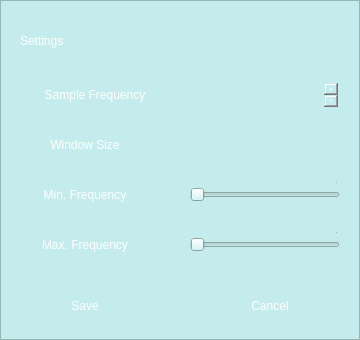
<?xml version="1.0" encoding="UTF-8"?>
<ui version="4.0">
 <class>SettingsPopUp</class>
 <widget class="QWidget" name="SettingsPopUp">
  <property name="geometry">
   <rect>
    <x>0</x>
    <y>0</y>
    <width>360</width>
    <height>340</height>
   </rect>
  </property>
  <property name="minimumSize">
   <size>
    <width>0</width>
    <height>0</height>
   </size>
  </property>
  <property name="maximumSize">
   <size>
    <width>500</width>
    <height>600</height>
   </size>
  </property>
  <property name="windowTitle">
   <string>SettingsPopUp</string>
  </property>
  <property name="styleSheet">
   <string notr="true">background-color: rgb(196, 236, 236);</string>
  </property>
  <widget class="QFrame" name="settings_frame">
   <property name="geometry">
    <rect>
     <x>0</x>
     <y>0</y>
     <width>360</width>
     <height>340</height>
    </rect>
   </property>
   <property name="maximumSize">
    <size>
     <width>500</width>
     <height>600</height>
    </size>
   </property>
   <property name="styleSheet">
    <string notr="true">background: qlineargradient(
    x1: 0, y1: 0, x2: 1, y2: 1,
    stop: 0 rgba(50, 50, 50, 1), stop: 1 rgba(128, 128, 128, 1)
);</string>
   </property>
   <property name="frameShape">
    <enum>QFrame::StyledPanel</enum>
   </property>
   <property name="frameShadow">
    <enum>QFrame::Raised</enum>
   </property>
   <widget class="QPushButton" name="saveButton">
    <property name="geometry">
     <rect>
      <x>45</x>
      <y>290</y>
      <width>80</width>
      <height>32</height>
     </rect>
    </property>
    <property name="styleSheet">
     <string notr="true">font: 15pt &quot;Arial&quot;;
color: white; 
background: qradialgradient(
    cx: 0.3, cy: -0.4, fx: 0.3, fy: -0.4,
    radius: 1.35, stop: 0 rgba(25, 81, 68, 1), stop: 1 rgba(57, 148, 127, 1)
);

border-radius: 10%;</string>
    </property>
    <property name="text">
     <string>Save</string>
    </property>
   </widget>
   <widget class="QPushButton" name="cancelButton">
    <property name="geometry">
     <rect>
      <x>230</x>
      <y>290</y>
      <width>80</width>
      <height>32</height>
     </rect>
    </property>
    <property name="styleSheet">
     <string notr="true">font: 15pt &quot;Arial&quot;;
color: white; 
background: qradialgradient(
    cx: 0.3, cy: -0.4, fx: 0.3, fy: -0.4,
    radius: 1.35, stop: 0 rgba(25, 81, 68, 1), stop: 1 rgba(57, 148, 127, 1)
);

border-radius: 10%;</string>
    </property>
    <property name="text">
     <string>Cancel</string>
    </property>
   </widget>
   <widget class="QLabel" name="titleLabel">
    <property name="geometry">
     <rect>
      <x>20</x>
      <y>30</y>
      <width>141</width>
      <height>21</height>
     </rect>
    </property>
    <property name="styleSheet">
     <string notr="true">color: white;
font: 18pt &quot;Arial&quot;;
background:none;</string>
    </property>
    <property name="text">
     <string>Settings</string>
    </property>
   </widget>
   <widget class="QFrame" name="frame">
    <property name="geometry">
     <rect>
      <x>10</x>
      <y>80</y>
      <width>341</width>
      <height>30</height>
     </rect>
    </property>
    <property name="styleSheet">
     <string notr="true">font: 13pt &quot;Arial&quot;;
color: white;

background: qradialgradient(
    cx: 0.3, cy: -0.4, fx: 0.3, fy: -0.4,
    radius: 1.35, stop: 0 rgba(0, 12, 19, 1), stop: 1 rgba(0, 82, 136, 1)
);

border-radius: 10%;</string>
    </property>
    <property name="frameShape">
     <enum>QFrame::WinPanel</enum>
    </property>
    <property name="frameShadow">
     <enum>QFrame::Sunken</enum>
    </property>
    <widget class="QTextEdit" name="sampleFreqText">
     <property name="geometry">
      <rect>
       <x>220</x>
       <y>0</y>
       <width>111</width>
       <height>30</height>
      </rect>
     </property>
     <property name="styleSheet">
      <string notr="true">color: white;
border-radius: 10px;
background: qradialgradient(
    cx: 0.3, cy: -0.4, fx: 0.3, fy: -0.4,
    radius: 1.35, stop: 0 rgba(0, 12, 19, 1), stop: 1 rgba(0, 82, 136, 1)
);
padding: 3px;
vertical-align: center;
text-align: center;</string>
     </property>
     <property name="html">
      <string>&lt;!DOCTYPE HTML PUBLIC &quot;-//W3C//DTD HTML 4.0//EN&quot; &quot;http://www.w3.org/TR/REC-html40/strict.dtd&quot;&gt;
&lt;html&gt;&lt;head&gt;&lt;meta name=&quot;qrichtext&quot; content=&quot;1&quot; /&gt;&lt;meta charset=&quot;utf-8&quot; /&gt;&lt;style type=&quot;text/css&quot;&gt;
p, li { white-space: pre-wrap; }
hr { height: 1px; border-width: 0; }
li.unchecked::marker { content: &quot;\2610&quot;; }
li.checked::marker { content: &quot;\2612&quot;; }
&lt;/style&gt;&lt;/head&gt;&lt;body style=&quot; font-family:'Arial'; font-size:13pt; font-weight:400; font-style:normal;&quot;&gt;
&lt;p align=&quot;center&quot; style=&quot;-qt-paragraph-type:empty; margin-top:0px; margin-bottom:0px; margin-left:0px; margin-right:0px; -qt-block-indent:0; text-indent:0px;&quot;&gt;&lt;br /&gt;&lt;/p&gt;&lt;/body&gt;&lt;/html&gt;</string>
     </property>
    </widget>
    <widget class="QLabel" name="sampleFreqLabel">
     <property name="geometry">
      <rect>
       <x>10</x>
       <y>0</y>
       <width>150</width>
       <height>30</height>
      </rect>
     </property>
     <property name="styleSheet">
      <string notr="true">font: 13pt &quot;Arial&quot;;
color: white;

background: none;

border-radius: 10%;
</string>
     </property>
     <property name="frameShape">
      <enum>QFrame::Box</enum>
     </property>
     <property name="text">
      <string>Sample Frequency</string>
     </property>
     <property name="alignment">
      <set>Qt::AlignCenter</set>
     </property>
    </widget>
   </widget>
   <widget class="QFrame" name="frame_2">
    <property name="geometry">
     <rect>
      <x>10</x>
      <y>130</y>
      <width>341</width>
      <height>30</height>
     </rect>
    </property>
    <property name="styleSheet">
     <string notr="true">font: 13pt &quot;Arial&quot;;
color: white;

background: qradialgradient(
    cx: 0.3, cy: -0.4, fx: 0.3, fy: -0.4,
    radius: 1.35, stop: 0 rgba(0, 12, 19, 1), stop: 1 rgba(0, 82, 136, 1)
);

border-radius: 10%;</string>
    </property>
    <property name="frameShape">
     <enum>QFrame::StyledPanel</enum>
    </property>
    <property name="frameShadow">
     <enum>QFrame::Raised</enum>
    </property>
    <widget class="QTextEdit" name="sampleFreqText_2">
     <property name="geometry">
      <rect>
       <x>209</x>
       <y>-1</y>
       <width>121</width>
       <height>30</height>
      </rect>
     </property>
     <property name="styleSheet">
      <string notr="true">color: white;
border-radius: 10px;
background: qradialgradient(
    cx: 0.3, cy: -0.4, fx: 0.3, fy: -0.4,
    radius: 1.35, stop: 0 rgba(0, 12, 19, 1), stop: 1 rgba(0, 82, 136, 1)
);
padding: 3px;
vertical-align: center;
text-align: center;</string>
     </property>
     <property name="html">
      <string>&lt;!DOCTYPE HTML PUBLIC &quot;-//W3C//DTD HTML 4.0//EN&quot; &quot;http://www.w3.org/TR/REC-html40/strict.dtd&quot;&gt;
&lt;html&gt;&lt;head&gt;&lt;meta name=&quot;qrichtext&quot; content=&quot;1&quot; /&gt;&lt;meta charset=&quot;utf-8&quot; /&gt;&lt;style type=&quot;text/css&quot;&gt;
p, li { white-space: pre-wrap; }
hr { height: 1px; border-width: 0; }
li.unchecked::marker { content: &quot;\2610&quot;; }
li.checked::marker { content: &quot;\2612&quot;; }
&lt;/style&gt;&lt;/head&gt;&lt;body style=&quot; font-family:'Arial'; font-size:13pt; font-weight:400; font-style:normal;&quot;&gt;
&lt;p align=&quot;center&quot; style=&quot;-qt-paragraph-type:empty; margin-top:0px; margin-bottom:0px; margin-left:0px; margin-right:0px; -qt-block-indent:0; text-indent:0px;&quot;&gt;&lt;br /&gt;&lt;/p&gt;&lt;/body&gt;&lt;/html&gt;</string>
     </property>
    </widget>
    <widget class="QLabel" name="windowSizeLabel">
     <property name="geometry">
      <rect>
       <x>0</x>
       <y>0</y>
       <width>150</width>
       <height>30</height>
      </rect>
     </property>
     <property name="styleSheet">
      <string notr="true">font: 13pt &quot;Arial&quot;;
color: white;

background: none;

border-radius: 10%;
</string>
     </property>
     <property name="frameShape">
      <enum>QFrame::Box</enum>
     </property>
     <property name="text">
      <string>Window Size</string>
     </property>
     <property name="alignment">
      <set>Qt::AlignCenter</set>
     </property>
    </widget>
    <widget class="QTextEdit" name="windowSizeText">
     <property name="geometry">
      <rect>
       <x>220</x>
       <y>0</y>
       <width>111</width>
       <height>30</height>
      </rect>
     </property>
     <property name="styleSheet">
      <string notr="true">color: white;
border-radius: 10px;
background: qradialgradient(
    cx: 0.3, cy: -0.4, fx: 0.3, fy: -0.4,
    radius: 1.35, stop: 0 rgba(0, 12, 19, 1), stop: 1 rgba(0, 82, 136, 1)
);
padding: 3px;
vertical-align: center;
text-align: center;</string>
     </property>
    </widget>
   </widget>
   <widget class="QFrame" name="frame_3">
    <property name="geometry">
     <rect>
      <x>10</x>
      <y>180</y>
      <width>341</width>
      <height>30</height>
     </rect>
    </property>
    <property name="styleSheet">
     <string notr="true">font: 13pt &quot;Arial&quot;;
color: white;

background: qradialgradient(
    cx: 0.3, cy: -0.4, fx: 0.3, fy: -0.4,
    radius: 1.35, stop: 0 rgba(0, 12, 19, 1), stop: 1 rgba(0, 82, 136, 1)
);

border-radius: 10%;</string>
    </property>
    <property name="frameShape">
     <enum>QFrame::Box</enum>
    </property>
    <property name="frameShadow">
     <enum>QFrame::Plain</enum>
    </property>
    <widget class="QTextEdit" name="sampleFreqText_3">
     <property name="geometry">
      <rect>
       <x>209</x>
       <y>-1</y>
       <width>121</width>
       <height>30</height>
      </rect>
     </property>
     <property name="styleSheet">
      <string notr="true">color: white;
border-radius: 10px;
background: qradialgradient(
    cx: 0.3, cy: -0.4, fx: 0.3, fy: -0.4,
    radius: 1.35, stop: 0 rgba(0, 12, 19, 1), stop: 1 rgba(0, 82, 136, 1)
);
padding: 3px;
vertical-align: center;
text-align: center;</string>
     </property>
     <property name="html">
      <string>&lt;!DOCTYPE HTML PUBLIC &quot;-//W3C//DTD HTML 4.0//EN&quot; &quot;http://www.w3.org/TR/REC-html40/strict.dtd&quot;&gt;
&lt;html&gt;&lt;head&gt;&lt;meta name=&quot;qrichtext&quot; content=&quot;1&quot; /&gt;&lt;meta charset=&quot;utf-8&quot; /&gt;&lt;style type=&quot;text/css&quot;&gt;
p, li { white-space: pre-wrap; }
hr { height: 1px; border-width: 0; }
li.unchecked::marker { content: &quot;\2610&quot;; }
li.checked::marker { content: &quot;\2612&quot;; }
&lt;/style&gt;&lt;/head&gt;&lt;body style=&quot; font-family:'Arial'; font-size:13pt; font-weight:400; font-style:normal;&quot;&gt;
&lt;p align=&quot;center&quot; style=&quot;-qt-paragraph-type:empty; margin-top:0px; margin-bottom:0px; margin-left:0px; margin-right:0px; -qt-block-indent:0; text-indent:0px;&quot;&gt;&lt;br /&gt;&lt;/p&gt;&lt;/body&gt;&lt;/html&gt;</string>
     </property>
    </widget>
    <widget class="QSlider" name="minfreq_slider">
     <property name="geometry">
      <rect>
       <x>180</x>
       <y>0</y>
       <width>150</width>
       <height>30</height>
      </rect>
     </property>
     <property name="layoutDirection">
      <enum>Qt::LeftToRight</enum>
     </property>
     <property name="orientation">
      <enum>Qt::Horizontal</enum>
     </property>
    </widget>
    <widget class="QLabel" name="minFreqLabel">
     <property name="geometry">
      <rect>
       <x>0</x>
       <y>0</y>
       <width>150</width>
       <height>30</height>
      </rect>
     </property>
     <property name="styleSheet">
      <string notr="true">font: 13pt &quot;Arial&quot;;
color: white;

background: none;

border-radius: 10%;
</string>
     </property>
     <property name="frameShape">
      <enum>QFrame::Box</enum>
     </property>
     <property name="text">
      <string>Min. Frequency</string>
     </property>
     <property name="alignment">
      <set>Qt::AlignCenter</set>
     </property>
    </widget>
   </widget>
   <widget class="QFrame" name="frame_4">
    <property name="geometry">
     <rect>
      <x>10</x>
      <y>230</y>
      <width>341</width>
      <height>30</height>
     </rect>
    </property>
    <property name="styleSheet">
     <string notr="true">font: 13pt &quot;Arial&quot;;
color: white;

background: qradialgradient(
    cx: 0.3, cy: -0.4, fx: 0.3, fy: -0.4,
    radius: 1.35, stop: 0 rgba(0, 12, 19, 1), stop: 1 rgba(0, 82, 136, 1)
);

border-radius: 10%;</string>
    </property>
    <property name="frameShape">
     <enum>QFrame::StyledPanel</enum>
    </property>
    <property name="frameShadow">
     <enum>QFrame::Raised</enum>
    </property>
    <widget class="QTextEdit" name="sampleFreqText_4">
     <property name="geometry">
      <rect>
       <x>209</x>
       <y>-1</y>
       <width>121</width>
       <height>30</height>
      </rect>
     </property>
     <property name="styleSheet">
      <string notr="true">color: white;
border-radius: 10px;
background: qradialgradient(
    cx: 0.3, cy: -0.4, fx: 0.3, fy: -0.4,
    radius: 1.35, stop: 0 rgba(0, 12, 19, 1), stop: 1 rgba(0, 82, 136, 1)
);
padding: 3px;
vertical-align: center;
text-align: center;</string>
     </property>
     <property name="html">
      <string>&lt;!DOCTYPE HTML PUBLIC &quot;-//W3C//DTD HTML 4.0//EN&quot; &quot;http://www.w3.org/TR/REC-html40/strict.dtd&quot;&gt;
&lt;html&gt;&lt;head&gt;&lt;meta name=&quot;qrichtext&quot; content=&quot;1&quot; /&gt;&lt;meta charset=&quot;utf-8&quot; /&gt;&lt;style type=&quot;text/css&quot;&gt;
p, li { white-space: pre-wrap; }
hr { height: 1px; border-width: 0; }
li.unchecked::marker { content: &quot;\2610&quot;; }
li.checked::marker { content: &quot;\2612&quot;; }
&lt;/style&gt;&lt;/head&gt;&lt;body style=&quot; font-family:'Arial'; font-size:13pt; font-weight:400; font-style:normal;&quot;&gt;
&lt;p align=&quot;center&quot; style=&quot;-qt-paragraph-type:empty; margin-top:0px; margin-bottom:0px; margin-left:0px; margin-right:0px; -qt-block-indent:0; text-indent:0px;&quot;&gt;&lt;br /&gt;&lt;/p&gt;&lt;/body&gt;&lt;/html&gt;</string>
     </property>
    </widget>
    <widget class="QLabel" name="maxFreqLabel">
     <property name="geometry">
      <rect>
       <x>0</x>
       <y>0</y>
       <width>150</width>
       <height>30</height>
      </rect>
     </property>
     <property name="styleSheet">
      <string notr="true">font: 13pt &quot;Arial&quot;;
color: white;

background: none;
   

border-radius: 10%;</string>
     </property>
     <property name="frameShape">
      <enum>QFrame::Box</enum>
     </property>
     <property name="text">
      <string>Max. Frequency</string>
     </property>
     <property name="alignment">
      <set>Qt::AlignCenter</set>
     </property>
    </widget>
    <widget class="QSlider" name="maxfreq_slider">
     <property name="geometry">
      <rect>
       <x>180</x>
       <y>0</y>
       <width>150</width>
       <height>30</height>
      </rect>
     </property>
     <property name="orientation">
      <enum>Qt::Horizontal</enum>
     </property>
    </widget>
   </widget>
   <zorder>frame</zorder>
   <zorder>frame_3</zorder>
   <zorder>frame_2</zorder>
   <zorder>saveButton</zorder>
   <zorder>cancelButton</zorder>
   <zorder>titleLabel</zorder>
   <zorder>frame_4</zorder>
  </widget>
 </widget>
 <resources/>
 <connections/>
</ui>
